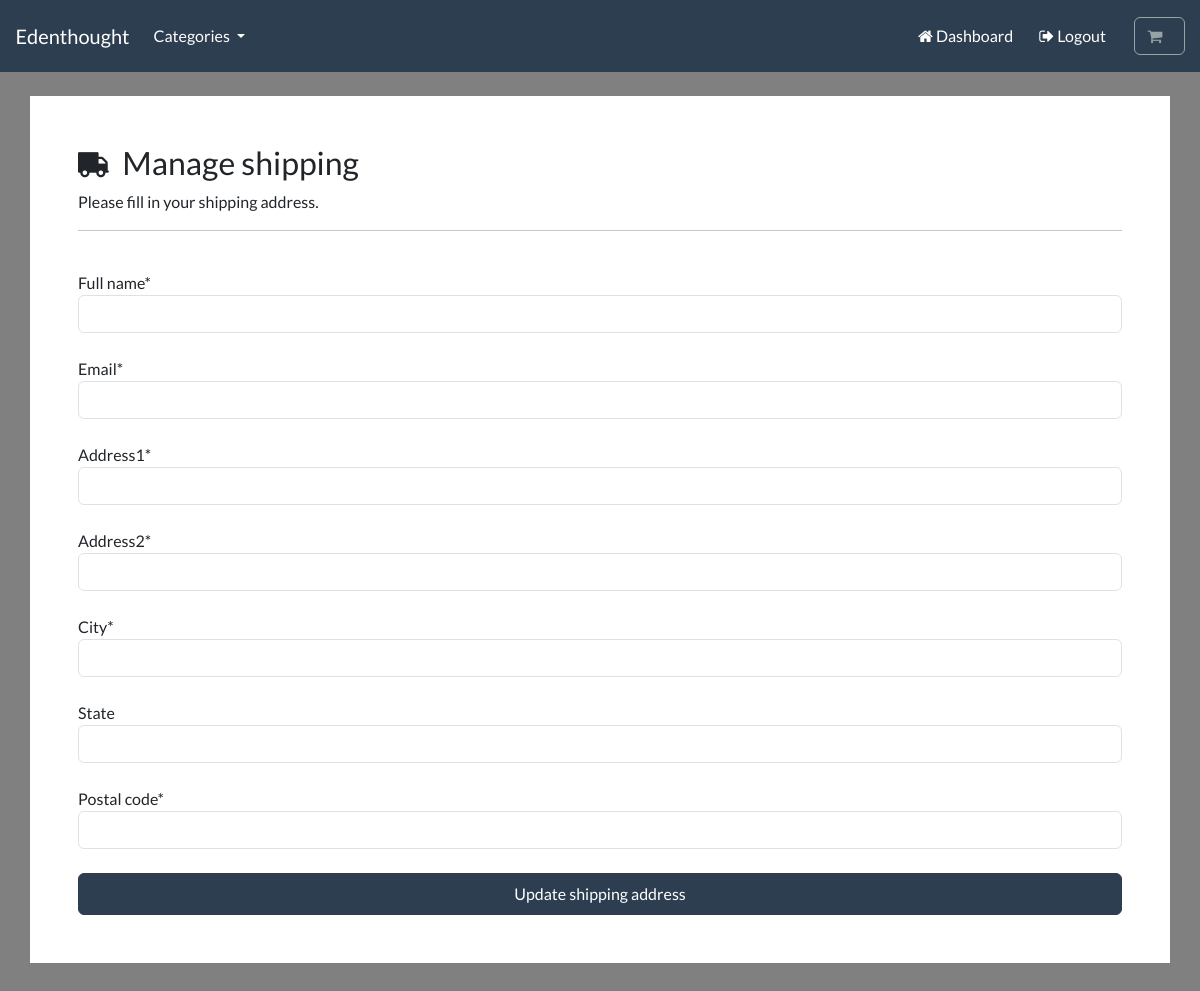
The page /account/manage-shipping (signed in) on the database as committed earlier.
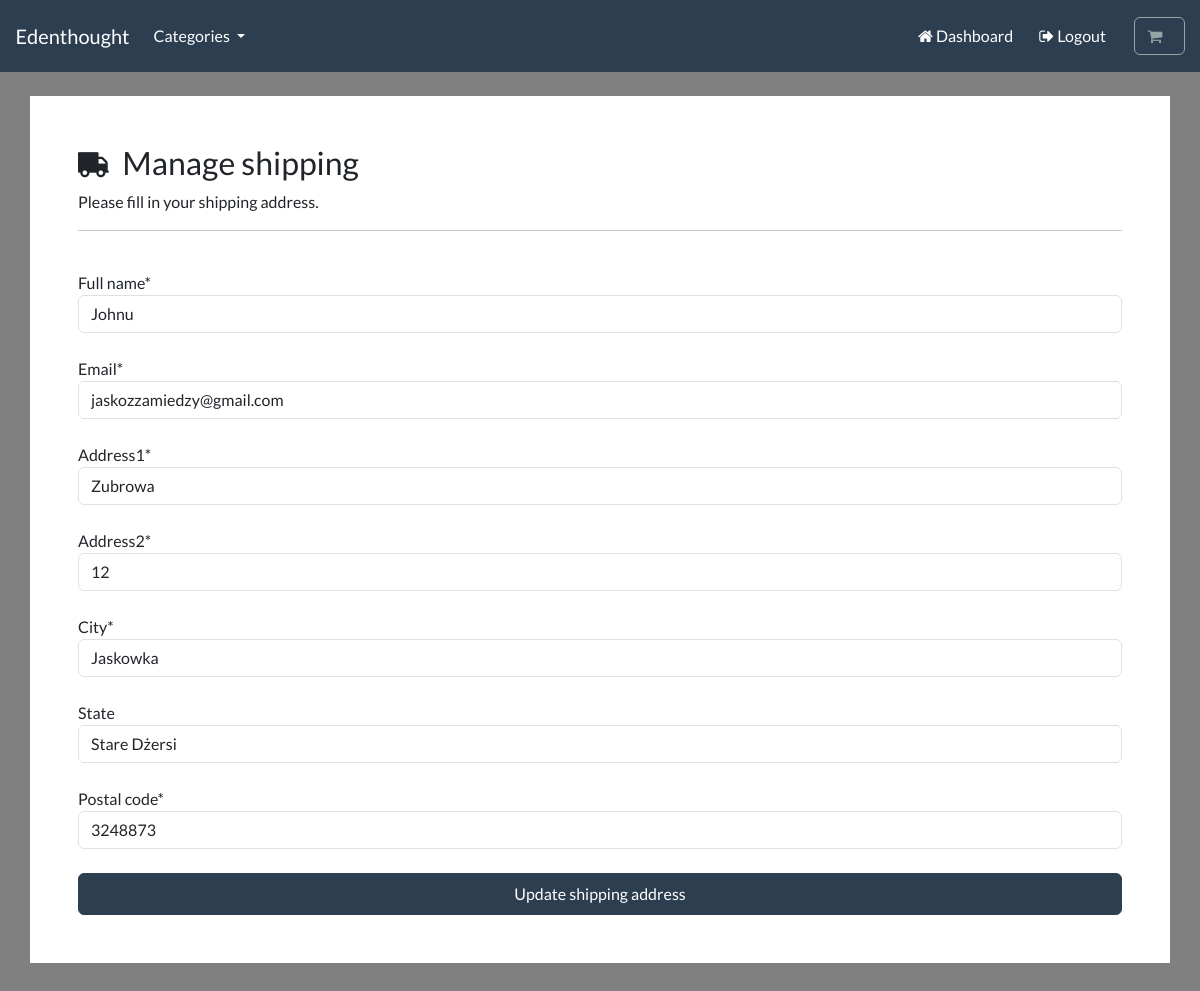
The same page on the database as committed later.
### payment/models.py (models this page shows, shortened)
class ShippingAddress(models.Model):
    full_name=models.CharField(max_length=300)
    email = models.EmailField(max_length=255)
    address1 = models.CharField(max_length=300)
    address2 = models.CharField(max_length=300)                                                                         #2nd address for more flexibility in case there is more
    city = models.CharField(max_length=255)
    postal_code = models.CharField(max_length=255)
    state = models.CharField(max_length=255, null=True, blank=True)
    user = models.ForeignKey(User, on_delete=models.CASCADE,null=True, blank=True)                                      #cascade= when user deletes his account shipping details get
    class Meta:                                                                                                         #helps to determine the plural of "Shipping Address"
        verbose_name_plural = 'Shipping Address'

### account/views.py (the view, shortened to what this page needs)
# urls.py: path('manage-shipping', views.manage_shipping, name='manage-shipping'),                                         #Shipping management url
@login_required(login_url='my-login')                                                                                   #only logged in users can access this
def manage_shipping(request):
    try:
        shipping =  ShippingAddress.objects.get(user=request.user.id)                                                   # checkng whether a logged in user has already entered
    except ShippingAddress.DoesNotExist:
        shipping = None                                                                                                 #user account no shipping info
    form = ShippingForm(instance=shipping)                                                                              #if there is info then the form gets prefilled, if there is none it does not
    context = {'form':form}
    return render (request, 'account/manage-shipping.html', context=context)

### payment/forms.py
class ShippingForm(forms.ModelForm):
    class Meta:
        model = ShippingAddress
        fields = ['full_name','email','address1','address2','city','postal_code','state']
        exclude = ['user']

### cart/cart.py (called while the page is built)
    def __len__(self):                                                                                #total length of products in a session
        return sum(item['qty'] for item in self.cart.values())                                        #total number of items in a shopping cart

### cart/context_processors.py (called while the page is built)
def cart(request):
    return {'cart':Cart(request)}

### store/models.py (called while the page is built)
    def get_absolute_url(self):
        return reverse('list-category',args=[self.slug])

### store/views.py (called while the page is built)
def categories(request):
    all_categories=Category.objects.all()                                                       #select all categories(shoes and shirts
    return {'all_categories': all_categories}

### account/templates/account/manage-shipping.html (shortened to what this page needs)
{% include "store/base.html" %}
{% load static %}
{% load crispy_forms_tags %}
{% block content %}
    <body>
        <br>
        <div class="container bg-white shadow-md p-5 form-layout">
        <h3><i class="fa fa-truck fa-flip-horizontal" aria-hidden="true"></i> &nbsp;Manage shipping</h3>
            <p>Please fill in your shipping address.</p>
            <hr>
            <br>
            <form method="POST" autocomplete="off">
                {{form.full_name|as_crispy_field}}
                <br>
                {{form.email|as_crispy_field}}
                <br>
                {{form.address1|as_crispy_field}}
                <br>
                {{form.address2|as_crispy_field}}
                <br>
                {{form.city|as_crispy_field}}
                <br>
                {{form.state|as_crispy_field}}
                <br>
                {{form.postal_code|as_crispy_field}}
                <br>
                <button type="submit" class="btn btn-primary navbar-btn text-white w-100 p-2">  Update shipping address </button>
            </form>
        </div>
    </body>
{% endblock %}

### store/templates/store/base.html (shortened to what this page needs)
{% load static %}
<!DOCTYPE html>
<html>
    <head>
        <link rel="stylesheet" href="https://bootswatch.com/5/flatly/bootstrap.min.css">
        <link rel="stylesheet" href="https://cdnjs.cloudflare.com/ajax/libs/font-awesome/4.7.0/css/font-awesome.min.css">
        <link rel="stylesheet" href="{%static 'css/styles.css'%}">
    </head>
    <nav class="navbar navbar-expand-lg bg-primary justify-content-center">
        <a class="navbar-brand main-heading text-white" href="{% url 'store' %}">
        &nbsp; &nbsp; Edenthought
        </a>
        <div class="collapse navbar-collapse" id="navbarCollapse">
            <ul class="navbar-nav me-auto mb-2 mb-md-0">
                <li class="nav-item dropdown">
                    <a class="nav-link dropdown-toggle text-white" href="#" id="navbarDropdown" role="button"
                    data-bs-toggle="dropdown" aria-expanded="false">
                        Categories
                    </a>
                </li>
            </ul>
        </div>
        <div class="collapse navbar-collapse text-center" id="navbarNavDropdown">
            <ul class="navbar-nav ms-auto">
            {% if user.is_authenticated%}
                <li class="nav-item">
                    <a class="btn btn-alert navbar-btn text-white" type="button"  href="{%  url 'dashboard' %}"><i class="fa fa-home" aria-hidden="true"></i> Dashboard </a>
                </li>
            {% else %}
                 <li class="nav-item">
                    <a class="btn btn-alert navbar-btn text-white" type="button"  href="{%  url 'register' %}"> Register </a>
                </li>
            {% endif %}
            {% if user.is_authenticated %}
                 <li class="nav-item">
                     <a class="btn btn-alert navbar-btn text-white" type="button"  href="{% url 'user-logout'%}"><i class="fa fa-sign-out" aria-hidden="true"></i> Logout </a>
                </li>
                {% else%}
                <li class="nav-item">
                    <a class="btn btn-alert navbar-btn text-white" type="button"  href="{% url 'my-login'%}"> Login </a>
                </li>
            {% endif %}
                <li class="nav-item">
                    <a type="button" role="button" href="{% url 'cart-summary' %}" class="btn btn-outline-secondary">
                        <i class="fa fa-shopping-cart" aria-hidden="true"> </i>
                    </a>
                </li>
            </ul>
        </div>
    </nav>
    <body>
    </body>
</html>

### account/templates/account/manage-shipping.html (style rules this page uses)
body { background-color: gray; }

Rows that differ between the two databases and show on the page:
added ShippingAddress: full_name "Johnu", email "jaskozzamiedzy@gmail.com", address1 "Zubrowa", address2 "12", city "Jaskowka", state "Stare Dżersi", postal_code "3248873"
